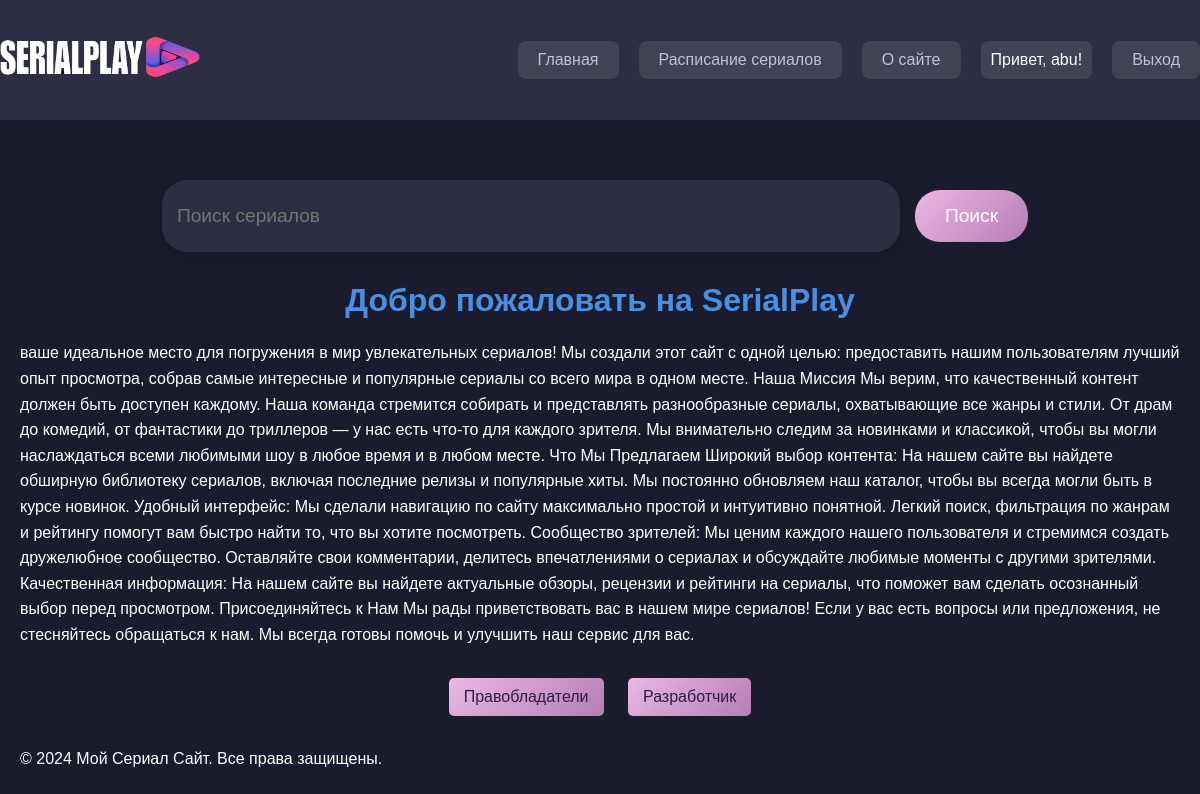
The page /about/ (signed in) on the database its author committed.
### app_serires/models.py (models this page shows, shortened)
class About(models.Model):
    title = models.CharField(max_length=255)
    content = models.TextField()
    created_at = models.DateTimeField(auto_now_add=True)

### app_serires/views.py (the view)
# urls.py: path('about/', views.about_view, name='about'),
def about_view(request):
    about_info = About.objects.first()  # Получаем первую запись о нас
    copyright_holders = CopyrightHolder.objects.all()  # Получаем всех правобладателей
    return render(request, 'about.html', {
        'about_info': about_info,
        'copyright_holders': copyright_holders,
    })

### templates/about.html (shortened to what this page needs)
{% extends 'base.html' %}
{% block content %}
<!DOCTYPE html>
<html lang="ru">
<head>
</head>
<body>
    <h1>{{ about_info.title }}</h1>
    <p>{{ about_info.content }}</p>
    <div style="text-align:center;">
        <button id="showCopyrightHolders">Правобладатели</button>
        <button id="showDeveloper">Разработчик</button>
    </div>
    {% endblock %}

### templates/base.html (shortened to what this page needs)
{% load static %}
<!DOCTYPE html>
<html lang="ru">
<head>
    <link rel="stylesheet" href="{% static 'css/base.css' %}">
</head>
<body>
    <nav class="navbar">
        <div class="container">
            <a href="{% url 'home' %}" class="navbar-brand">
                <img src="{% static 'images/logo1.png' %}" alt="SerialPlay Logo" style="height: 40px; width: 200px;">
            </a>
            <ul class="navbar-nav">
                <li><a href="{% url 'home' %}">Главная</a></li>
                <li><a href="{% url 'schedule' %}">Расписание сериалов</a></li>
                <li><a href="{% url 'about' %}">О сайте</a></li>
                {% if not user.is_authenticated %}
                    <li><a href="{% url 'register' %}">Регистрация</a></li>
                    <li><a href="{% url 'login' %}">Логин</a></li>
                {% else %}
                    <li><span>Привет, {{ user.username }}!</span></li>
                    <li><a href="{% url 'logout' %}">Выход</a></li>
                {% endif %}
            </ul>
        </div>
    </nav>
<form class="search-form" id="search-form">
    <input type="text" name="q" id="search-input" placeholder="Поиск сериалов" aria-label="Search" required>
    <button type="submit">Поиск</button>
</form>
    <div class="container">
        {% block content %}
        {% endblock %}
    </div>
    <footer>
        <div class="container">
            <p>&copy; 2024 Мой Сериал Сайт. Все права защищены.</p>
        </div>
    </footer>
</body>
</html>

### static/css/base.css (style rules this page uses)
body { background-color: #1b1b2f; color: #ffffff; font-family: 'Arial', sans-serif; margin: 0; padding: 0; }
.navbar { background-color: #2d2d44; padding: 15px 0; position: relative; }
.navbar .container { display: flex; justify-content: space-between; align-items: center; flex-wrap: wrap; }
.navbar-brand { color: #ffffff; font-size: 1.5em; text-transform: uppercase; text-decoration: none; margin-right: 20px; }
.navbar-nav { list-style: none; display: flex; gap: 20px; flex-wrap: wrap; }
.navbar-nav li a { color: #c0c0df; text-decoration: none; font-size: 1em; padding: 5px 10px; }
.search-form { display: flex; justify-content: center; margin-top: 50px; padding: 10px; }
.search-form input[type="text"] { width: 60%; padding: 15px; border: none; border-radius: 25px; background-color: #2d2d44; color: #ffffff; font-size: 1.2em; box-shadow: 0 5px 15px rgba(0, 0, 0, 0.2); outline: none; transition: width 0.4s ease; }
.search-form button { padding: 15px 30px; margin-left: 15px; border: none; border-radius: 25px; background-color: #ff79c6; color: #ffffff; font-size: 1.2em; cursor: pointer; transition: background-color 0.3s ease, transform 0.3s ease; }

### templates/about.html (style rules this page uses)
h1 { text-align: center; color: #4A90E2; margin-top: 20px; }
p { margin: 20px; line-height: 1.6; }
button { background-color: #4A90E2; color: white; border: none; border-radius: 5px; padding: 10px 15px; font-size: 16px; cursor: pointer; margin: 10px; transition: background-color 0.3s ease; }
ul { list-style-type: none; padding: 0; }
a { color: #4A90E2; text-decoration: none; }
a { color: #EDEDED; text-decoration: none; transition: color 0.3s; }
li { background: rgba(255, 255, 255, 0.1); margin: 10px 0; padding: 10px; border-radius: 8px; }
button { background: linear-gradient(135deg, #EAB8E4, #B57EB6); color: #2E1A47; border: none; padding: 10px 15px; border-radius: 5px; cursor: pointer; transition: background 0.3s, transform 0.3s; }

### rows shown on the page
About: title "Добро пожаловать на SerialPlay", content "ваше идеальное место для погружения в мир увлекательных сериалов! Мы создали этот сайт с одной целью: предоставить нашим пользователям лучший опыт просмотра, собрав самые интересные и популярные сериалы со всего мира в одном месте. Наша Миссия Мы верим, что качественный контент должен быть доступен каждому. Наша команда стремится собирать и представлять разнообразные сериалы, охватывающие все жанры и стили. От драм до комедий, от фантастики до триллеров — у нас есть что-то для каждого зрителя. Мы внимательно следим за новинками и классикой, чтобы вы могли наслаждаться всеми любимыми шоу в любое время и в любом месте. Что Мы Предлагаем Широкий выбор контента: На нашем сайте вы найдете…"

### other values the page prints
{{ user.username }} "abu"
